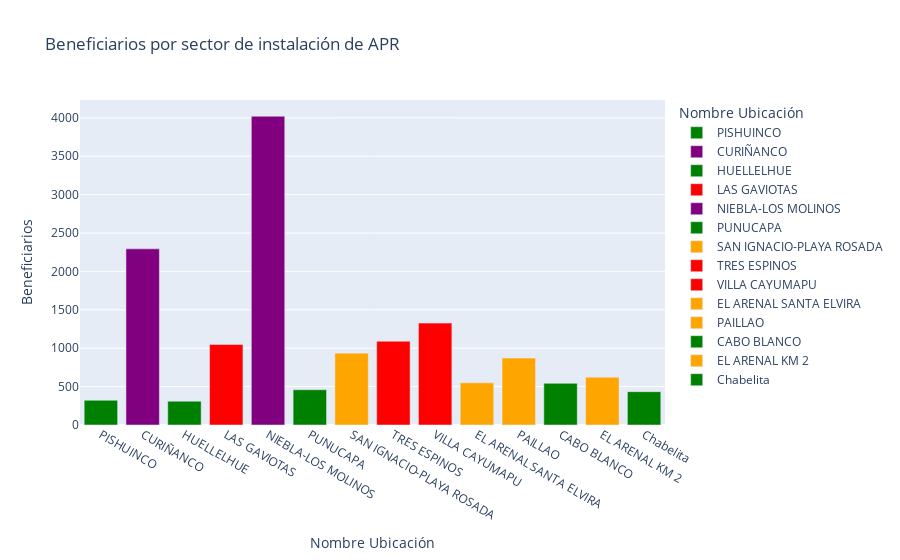

Notebook code cell kept with this figure:
### Code cell
import plotly.express as px
#Aca estamos llamando al set de datos de la tabla,que viene precargado en la librería

fig = px.bar(tabla, x="Nombre Ubicación", y="Beneficiarios",color="Nombre Ubicación",title="Beneficiarios por sector de instalación de APR",
             color_discrete_sequence=["green", "purple", "green", "red", "purple","green",
                                      "orange", "red", "red", "orange", "orange", "green", "orange", "green"])
fig.show()

### Figure 1 — Plotly figure (JSON) as saved in the notebook; plotly's stock layout.template omitted (floating-point values rounded to 4 significant figures)
{"data": [{"alignmentgroup": "True", "hovertemplate": "Nombre Ubicación=%{x}<br>Beneficiarios=%{y}<extra></extra>", "legendgroup": "PISHUINCO", "marker": {"color": "green", "pattern": {"shape": ""}}, "name": "PISHUINCO", "offsetgroup": "PISHUINCO", "orientation": "v", "showlegend": true, "textposition": "auto", "type": "bar", "x": ["PISHUINCO"], "xaxis": "x", "y": [322], "yaxis": "y"}, {"alignmentgroup": "True", "hovertemplate": "Nombre Ubicación=%{x}<br>Beneficiarios=%{y}<extra></extra>", "legendgroup": "CURIÑANCO", "marker": {"color": "purple", "pattern": {"shape": ""}}, "name": "CURIÑANCO", "offsetgroup": "CURIÑANCO", "orientation": "v", "showlegend": true, "textposition": "auto", "type": "bar", "x": ["CURIÑANCO"], "xaxis": "x", "y": [2294], "yaxis": "y"}, {"alignmentgroup": "True", "hovertemplate": "Nombre Ubicación=%{x}<br>Beneficiarios=%{y}<extra></extra>", "legendgroup": "HUELLELHUE", "marker": {"color": "green", "pattern": {"shape": ""}}, "name": "HUELLELHUE", "offsetgroup": "HUELLELHUE", "orientation": "v", "showlegend": true, "textposition": "auto", "type": "bar", "x": ["HUELLELHUE"], "xaxis": "x", "y": [310], "yaxis": "y"}, {"alignmentgroup": "True", "hovertemplate": "Nombre Ubicación=%{x}<br>Beneficiarios=%{y}<extra></extra>", "legendgroup": "LAS GAVIOTAS", "marker": {"color": "red", "pattern": {"shape": ""}}, "name": "LAS GAVIOTAS", "offsetgroup": "LAS GAVIOTAS", "orientation": "v", "showlegend": true, "textposition": "auto", "type": "bar", "x": ["LAS GAVIOTAS"], "xaxis": "x", "y": [1048], "yaxis": "y"}, {"alignmentgroup": "True", "hovertemplate": "Nombre Ubicación=%{x}<br>Beneficiarios=%{y}<extra></extra>", "legendgroup": "NIEBLA-LOS MOLINOS", "marker": {"color": "purple", "pattern": {"shape": ""}}, "name": "NIEBLA-LOS MOLINOS", "offsetgroup": "NIEBLA-LOS MOLINOS", "orientation": "v", "showlegend": true, "textposition": "auto", "type": "bar", "x": ["NIEBLA-LOS MOLINOS"], "xaxis": "x", "y": [4021], "yaxis": "y"}, {"alignmentgroup": "True", "hovertemplate": "Nombre Ubicación=%{x}<br>Beneficiarios=%{y}<extra></extra>", "legendgroup": "PUNUCAPA", "marker": {"color": "green", "pattern": {"shape": ""}}, "name": "PUNUCAPA", "offsetgroup": "PUNUCAPA", "orientation": "v", "showlegend": true, "textposition": "auto", "type": "bar", "x": ["PUNUCAPA"], "xaxis": "x", "y": [459], "yaxis": "y"}, {"alignmentgroup": "True", "hovertemplate": "Nombre Ubicación=%{x}<br>Beneficiarios=%{y}<extra></extra>", "legendgroup": "SAN IGNACIO-PLAYA ROSADA", "marker": {"color": "orange", "pattern": {"shape": ""}}, "name": "SAN IGNACIO-PLAYA ROSADA", "offsetgroup": "SAN IGNACIO-PLAYA ROSADA", "orientation": "v", "showlegend": true, "textposition": "auto", "type": "bar", "x": ["SAN IGNACIO-PLAYA ROSADA"], "xaxis": "x", "y": [936], "yaxis": "y"}, {"alignmentgroup": "True", "hovertemplate": "Nombre Ubicación=%{x}<br>Beneficiarios=%{y}<extra></extra>", "legendgroup": "TRES ESPINOS", "marker": {"color": "red", "pattern": {"shape": ""}}, "name": "TRES ESPINOS", "offsetgroup": "TRES ESPINOS", "orientation": "v", "showlegend": true, "textposition": "auto", "type": "bar", "x": ["TRES ESPINOS"], "xaxis": "x", "y": [1091], "yaxis": "y"}, {"alignmentgroup": "True", "hovertemplate": "Nombre Ubicación=%{x}<br>Beneficiarios=%{y}<extra></extra>", "legendgroup": "VILLA CAYUMAPU", "marker": {"color": "red", "pattern": {"shape": ""}}, "name": "VILLA CAYUMAPU", "offsetgroup": "VILLA CAYUMAPU", "orientation": "v", "showlegend": true, "textposition": "auto", "type": "bar", "x": ["VILLA CAYUMAPU"], "xaxis": "x", "y": [1327], "yaxis": "y"}, {"alignmentgroup": "True", "hovertemplate": "Nombre Ubicación=%{x}<br>Beneficiarios=%{y}<extra></extra>", "legendgroup": "EL ARENAL SANTA ELVIRA", "marker": {"color": "orange", "pattern": {"shape": ""}}, "name": "EL ARENAL SANTA ELVIRA", "offsetgroup": "EL ARENAL SANTA ELVIRA", "orientation": "v", "showlegend": true, "textposition": "auto", "type": "bar", "x": ["EL ARENAL SANTA ELVIRA"], "xaxis": "x", "y": [549], "yaxis": "y"}, {"alignmentgroup": "True", "hovertemplate": "Nombre Ubicación=%{x}<br>Beneficiarios=%{y}<extra></extra>", "legendgroup": "PAILLAO", "marker": {"color": "orange", "pattern": {"shape": ""}}, "name": "PAILLAO", "offsetgroup": "PAILLAO", "orientation": "v", "showlegend": true, "textposition": "auto", "type": "bar", "x": ["PAILLAO"], "xaxis": "x", "y": [871], "yaxis": "y"}, {"alignmentgroup": "True", "hovertemplate": "Nombre Ubicación=%{x}<br>Beneficiarios=%{y}<extra></extra>", "legendgroup": "CABO BLANCO", "marker": {"color": "green", "pattern": {"shape": ""}}, "name": "CABO BLANCO", "offsetgroup": "CABO BLANCO", "orientation": "v", "showlegend": true, "textposition": "auto", "type": "bar", "x": ["CABO BLANCO"], "xaxis": "x", "y": [543], "yaxis": "y"}, {"alignmentgroup": "True", "hovertemplate": "Nombre Ubicación=%{x}<br>Beneficiarios=%{y}<extra></extra>", "legendgroup": "EL ARENAL KM 2", "marker": {"color": "orange", "pattern": {"shape": ""}}, "name": "EL ARENAL KM 2", "offsetgroup": "EL ARENAL KM 2", "orientation": "v", "showlegend": true, "textposition": "auto", "type": "bar", "x": ["EL ARENAL KM 2"], "xaxis": "x", "y": [623], "yaxis": "y"}, {"alignmentgroup": "True", "hovertemplate": "Nombre Ubicación=%{x}<br>Beneficiarios=%{y}<extra></extra>", "legendgroup": "Chabelita", "marker": {"color": "green", "pattern": {"shape": ""}}, "name": "Chabelita", "offsetgroup": "Chabelita", "orientation": "v", "showlegend": true, "textposition": "auto", "type": "bar", "x": ["Chabelita"], "xaxis": "x", "y": [434], "yaxis": "y"}], "layout": {"autosize": true, "barmode": "relative", "legend": {"title": {"text": "Nombre Ubicación"}, "tracegroupgap": 0}, "title": {"text": "Beneficiarios por sector de instalación de APR"}, "xaxis": {"anchor": "y", "autorange": true, "categoryarray": ["PISHUINCO", "CURIÑANCO", "HUELLELHUE", "LAS GAVIOTAS", "NIEBLA-LOS MOLINOS", "PUNUCAPA", "SAN IGNACIO-PLAYA ROSADA", "TRES ESPINOS", "VILLA CAYUMAPU", "EL ARENAL SANTA ELVIRA", "PAILLAO", "CABO BLANCO", "EL ARENAL KM 2", "Chabelita"], "categoryorder": "array", "domain": [0, 1], "range": [-0.5, 13.5], "title": {"text": "Nombre Ubicación"}, "type": "category"}, "yaxis": {"anchor": "x", "autorange": true, "domain": [0, 1], "range": [0, 4233.0], "title": {"text": "Beneficiarios"}, "type": "linear"}}}
